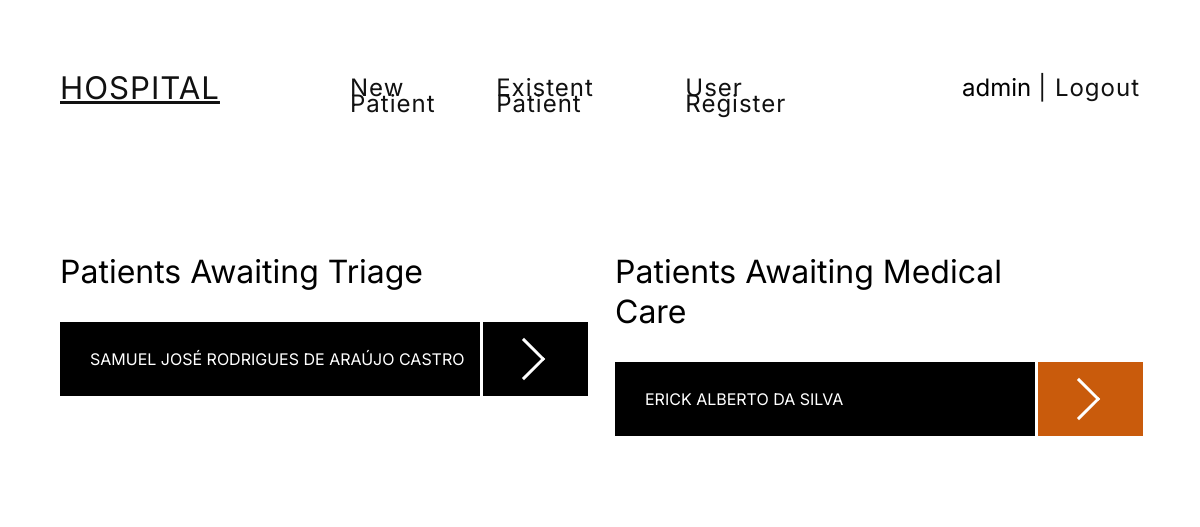
The app's page / (signed in) with its own data.
### users/models.py (models this page shows, shortened)
class HospitalUser(AbstractUser):
    is_attendant = models.BooleanField(default=False)
    is_nurse = models.BooleanField(default=False)
    is_medic = models.BooleanField(default=False)

### screening/models.py (models this page shows, shortened)
class Patient(models.Model):
    name = models.CharField(max_length=50)
    age = models.PositiveIntegerField(default=0)
    cpf = models.CharField(max_length=15)
    address = models.CharField(max_length=200)
    phone = models.CharField(max_length=20)
    is_active = models.BooleanField(default=True)
    was_attended = models.BooleanField(default=False)
    create_date = models.DateTimeField(default=datetime.now)
    active_date = models.DateTimeField(default=datetime.now)
    priority = models.IntegerField(default=0)

### screening/views.py (the view)
# urls.py: path('', views.IndexView.as_view(), name='index'),
class IndexView(View):
    def get(self, request):
        if request.user.is_authenticated:
            registered_patients = Patient.objects.filter(was_attended=False, is_active=True).order_by('active_date')
            attended_patients = Patient.objects.filter(was_attended=True, is_active=True).order_by('-priority')
            context = {'registered_patients': registered_patients, 'attended_patients': attended_patients}
            return render(request, 'screening/index.html', context)
        return redirect('login')

### screening/templates/screening/index.html (shortened to what this page needs)
{% extends './base.html' %}
{% load static %}
{% block content %}
    <div class="index-wrapper">
        <div>
            <h2 class="subtitle">Patients awaiting triage</h2>
            <ul style="margin-top: 30px">
                {% if registered_patients %}
                    {% for patient in registered_patients %}
                        <li class="list-hospital-grid">
                            <a href="{% url 'register-symptoms' pk=patient.pk %}"><div class="list-row-hospital-black">{{ patient.name }}</div></a>
                            <a class="list-row-button-black" href="{% url 'register-symptoms' pk=patient.pk %}"><button class="arrow"></button></a>
                        </li>
                    {% endfor %}
                {% else %}
                    <li>
                        <h2 class="subtitle" style="margin: 30px">No patients registered</h2>
                    </li>
                {% endif %}
            </ul>
        </div>
        <div>
            <h1 class="subtitle">Patients awaiting medical care</h1>
            <ul style="margin-top: 30px">
                    {% if attended_patients %}
                    {% for patient in attended_patients %}
                            <li class="list-hospital-grid">
                                <a href="{% url 'generate-diagnostic' pk=patient.pk %}"><div class="list-row-hospital-black">{{ patient.name }}</div></a>
                                <a class="list-row-button-black
                                 {% if patient.priority == 4 %}
                                    color-red
                                 {% elif patient.priority == 3 %}
                                    color-orange
                                 {% elif patient.priority == 2 %}
                                    color-yellow
                                 {% elif patient.priority == 1 %}
                                    color-blue
                                 {% endif %}
                                " href="{% url 'generate-diagnostic' pk=patient.pk %}"><button class="arrow"></button></a>
                            </li>
                        {% endfor %}
                    {% else %}
                        <li>
                            <h2 class="subtitle" style="margin: 30px">No patients attended</h2>
                        </li>
                    {% endif %}
            </ul>
        </div>
    </div>
{% endblock %}

### screening/templates/screening/base.html (shortened to what this page needs)
<!DOCTYPE html>
{% load static %}
<html lang="en">
<head>
    <link rel="stylesheet" href="{% static 'css/reset.css' %}">
    <link rel="stylesheet" href="{% static 'css/symptoms-list.css' %}">
    <link rel="stylesheet" href="{% static 'css/style.css' %}">
</head>
<body>
<div class="container-hospital">
    <header>
        <nav>
            <ul class="grid-header">
                <li class="grid-item um"><a class="link-hospital {% if request.resolver_match.url_name == 'index' %}active{% endif %}" href="{% url 'index' %}">HOSPITAL</a></li>
                <ul class="grid-item dois">
                    <li><a class="link-hospital {% if request.resolver_match.url_name == 'create-patient' %}active{% endif %}" href="{% url 'create-patient' %}">New Patient</a></li>
                    <li><a class="link-hospital {% if request.resolver_match.url_name == 'add-existent-patient' %}active{% endif %}" href="{% url 'add-existent-patient' %}">Existent Patient</a></li>
                    <li><a class="link-hospital {% if request.resolver_match.url_name == 'register-user' %}active{% endif %}" href="{% url 'register-user' %}">User Register</a></li>
                </ul>
                <ul class="grid-item tres">
                    <li class="nome" style="padding-right: 7px">{{ user.username }}</li>
                    <li><a class="link-hospital" href="{% url 'logout' %}"> | Logout</a></li>
                </ul>
            </ul>
        </nav>
    </header>
    {% block content %} {% endblock %}
</div>
</body>
</html>

### screening/static/css/style.css (style rules this page uses)
body { font-family: 'Inter', sans-serif; font-style: normal; font-weight: 400; font-size: 16px; line-height: 16px; }
.container-hospital { padding: 60px; background: #fff; margin: 0; }
button { background: white; border: none; }
.subtitle { font-style: normal; font-weight: 400; font-size: 2rem; line-height: 2.5rem; text-transform: capitalize; padding: 30px 60px 0 0; }
.index-wrapper { width: 100%; display: grid; grid-template-columns: repeat(2, 1fr); grid-gap: 30px; margin-top: 30px; }
.grid-header { display: grid; grid-template-columns: 1fr 2fr 1fr; padding-bottom: 60px; font-size: 24px; }
.grid-item { display:flex; }
.grid-item.um { justify-content: start; padding: 20px; padding-left: 0; font-size: 1.3em; color:#111; }
.grid-item.dois { justify-content: space-between; padding: 20px; }
.grid-item.tres { padding: 20px; padding-right: 0; margin-left: auto; }
.link-hospital { color: #111; letter-spacing:1px; text-decoration: none; }
.link-hospital.active { list-style: none; color: #111; letter-spacing:1px; text-decoration: underline 3px; }
.list-hospital-grid { display: grid; grid-template-columns: 80% 20%; grid-gap: 3px; margin-bottom: 3px; }
.list-row-hospital-black { height: 60px; width: auto; padding: 7px 7px 7px 30px; text-align: center; color: white; font-weight: 400; text-transform: uppercase; background: #000; display: flex; align-items: center; cursor: pointer; transition: background .3s; }
.list-row-button-black { height: 60px; padding: 7px; text-align: center; color: white; font-weight: 400; text-transform: uppercase; background: #000; display: flex; align-items: center; justify-content: center; cursor: pointer; transition: background .3s; }
.arrow { border: solid white; background: transparent; margin-right: 22.5px; width: 30px; height: 30px; border-width: 0 3px 3px 0; display: inline-block; padding: 3px; transform: rotate(-45deg); -webkit-transform: rotate(-45deg); cursor: pointer; }
.color-orange { background: #c95b0c; }
a { text-decoration: none; }

### records on screen
HospitalUser: username "admin"
Patient: name "SAMUEL JOSÉ RODRIGUES DE ARAÚJO CASTRO"
Patient: name "ERICK ALBERTO DA SILVA", priority 3 (drawn)
